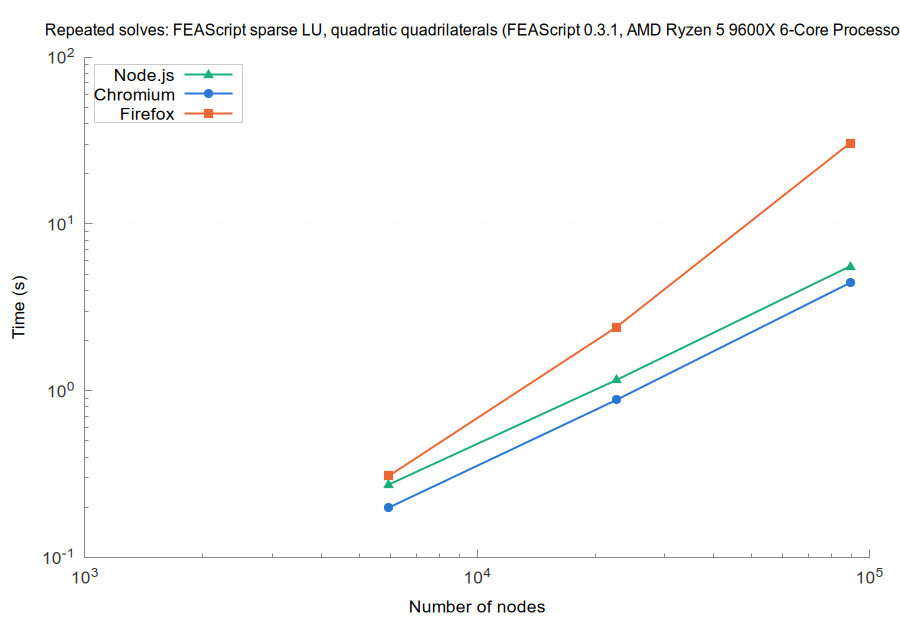

Source code (gnuplot):
set terminal pngcairo size 900,620 font 'Arial,13'
set border 3 lc rgb '#888888'; set tics nomirror tc rgb '#333333'
set grid lc rgb '#e6e6e6' lw 1; set key top left box lc rgb '#cccccc' opaque
set logscale xy; set format y '10^{%L}'; set format x '10^{%L}'
set output 'browsers_FEAScript_sparse_LU_quadratic_quadrilaterals_repeated.png'
set title 'Repeated solves: FEAScript sparse LU, quadratic quadrilaterals (FEAScript 0.3.1, AMD Ryzen 5 9600X 6-Core Processor)' font 'Arial,12'
set xlabel 'Number of nodes'
set ylabel 'Time (s)'
plot 'browsers_FEAScript_sparse_LU_quadratic_quadrilaterals_repeated_node.dat' u 1:2 w lp lw 2 pt 9 ps 1.2 lc rgb '#1baf7a' t 'Node.js', \
     'browsers_FEAScript_sparse_LU_quadratic_quadrilaterals_repeated_chromium.dat' u 1:2 w lp lw 2 pt 7 ps 1.2 lc rgb '#2a78d6' t 'Chromium', \
     'browsers_FEAScript_sparse_LU_quadratic_quadrilaterals_repeated_firefox.dat' u 1:2 w lp lw 2 pt 5 ps 1.2 lc rgb '#eb6834' t 'Firefox'
